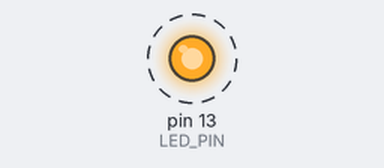
The sketch below on a simulated Arduino Uno, built with avr-gcc and run on an emulated ATmega328P. On the bench: output pins drawn as LEDs (lit = HIGH). Dashed ring = blinking.

Above: at 0.4 s.
Timing chart, 0 to 4.6 s (numbered marks = the images above):
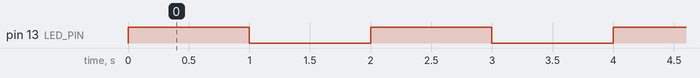

The sketch:

part_1.ino
```cpp
// Define LED and meter pin
const byte LED_PIN = 13;
const byte METER_PIN = A4;

void setup() {
    pinMode(LED_PIN, OUTPUT);  // Set LED pin as output
    pinMode(METER_PIN, INPUT); // Set meter pin as input

    Serial.begin(9600);        // Start serial communication

    startTimer();  // Start the timer to make LED blink every 2 seconds
}

void loop() {
    // Nothing here, the LED blinks using the timer interrupt
}

void startTimer() {
    noInterrupts(); // Stop interrupts while setting up the timer

    TCCR1A = 0; // Set Timer1 to normal mode
    TCCR1B = 0; // Clear Timer1 settings

    TCCR1B |= (1 << WGM12);  // Set CTC (Clear Timer on Compare Match) mode
    TCCR1B |= (1 << CS12) | (1 << CS10); // Set prescaler to 1024

    OCR1A = 15624; // Set the timer count for 2 seconds

    TIMSK1 |= (1 << OCIE1A); // Enable Timer1 compare match interrupt

    interrupts(); // Allow interrupts again
}

// Timer1 interrupt service routine (ISR) - runs every 2 seconds
ISR(TIMER1_COMPA_vect) {
    digitalWrite(LED_PIN, !digitalRead(LED_PIN)); // Toggle LED
}
```

Measured:
- by itself, pin 13 (LED_PIN): alternates HIGH for 1.0 s and LOW for 1.0 s
